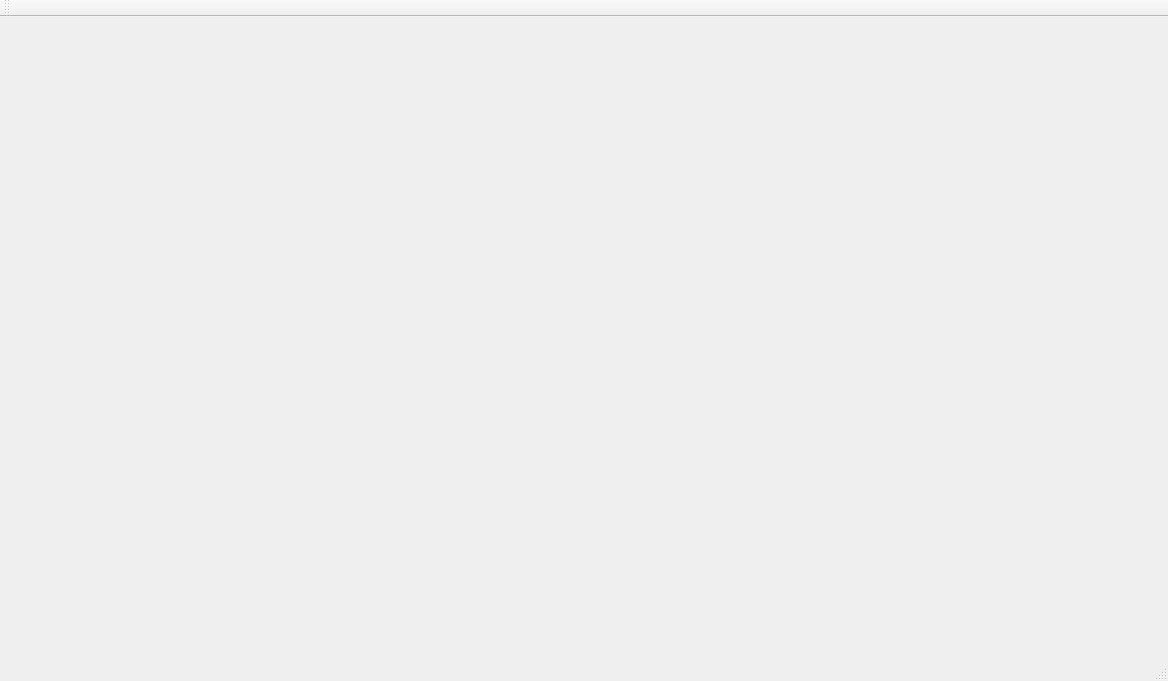
<?xml version="1.0" encoding="UTF-8"?>
<ui version="4.0">
 <class>MainWindow</class>
 <widget class="QMainWindow" name="MainWindow">
  <property name="geometry">
   <rect>
    <x>0</x>
    <y>0</y>
    <width>1168</width>
    <height>681</height>
   </rect>
  </property>
  <property name="windowTitle">
   <string>Assiant</string>
  </property>
  <widget class="QWidget" name="centralWidget"/>
  <widget class="QMenuBar" name="menuBar">
   <property name="geometry">
    <rect>
     <x>0</x>
     <y>0</y>
     <width>1168</width>
     <height>30</height>
    </rect>
   </property>
  </widget>
  <widget class="QToolBar" name="mainToolBar">
   <attribute name="toolBarArea">
    <enum>TopToolBarArea</enum>
   </attribute>
   <attribute name="toolBarBreak">
    <bool>false</bool>
   </attribute>
  </widget>
  <widget class="QStatusBar" name="statusBar"/>
 </widget>
 <layoutdefault spacing="6" margin="11"/>
 <resources/>
 <connections/>
</ui>
